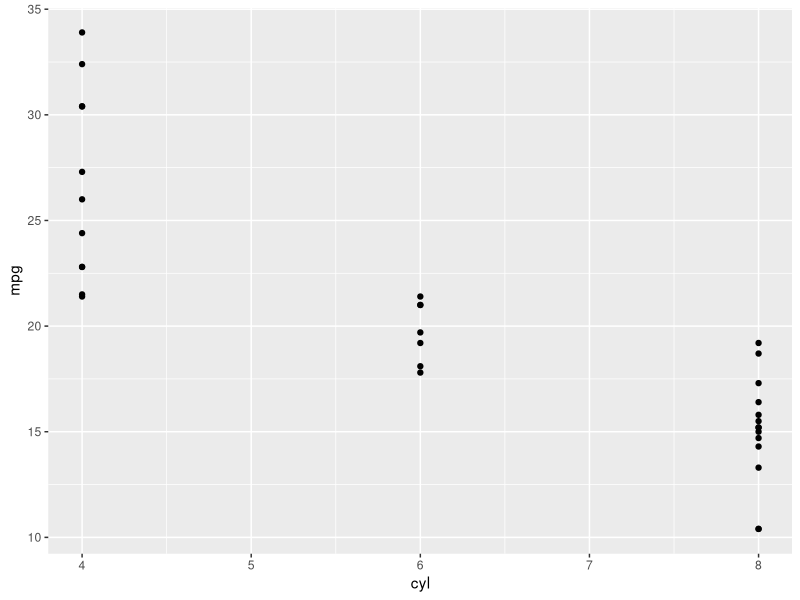
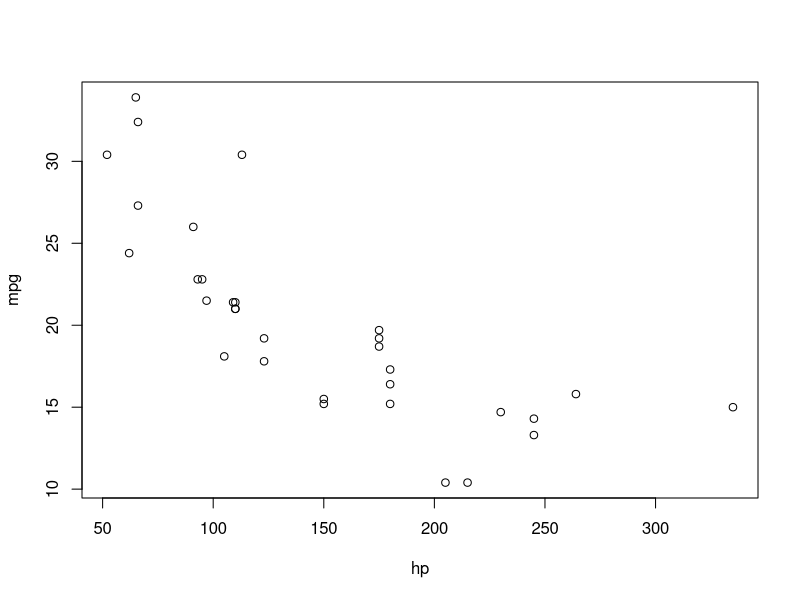

Reproduce these figures in R, in order.
## ---- chunk 1
1 + 1
## ---- chunk 2
#| echo: false
2 * 2
## ---- chunk 3
library(tidyverse)

mtcars |> ggplot(aes(cyl, mpg)) + geom_point()
plot(mpg ~ hp, mtcars)
print("what")
